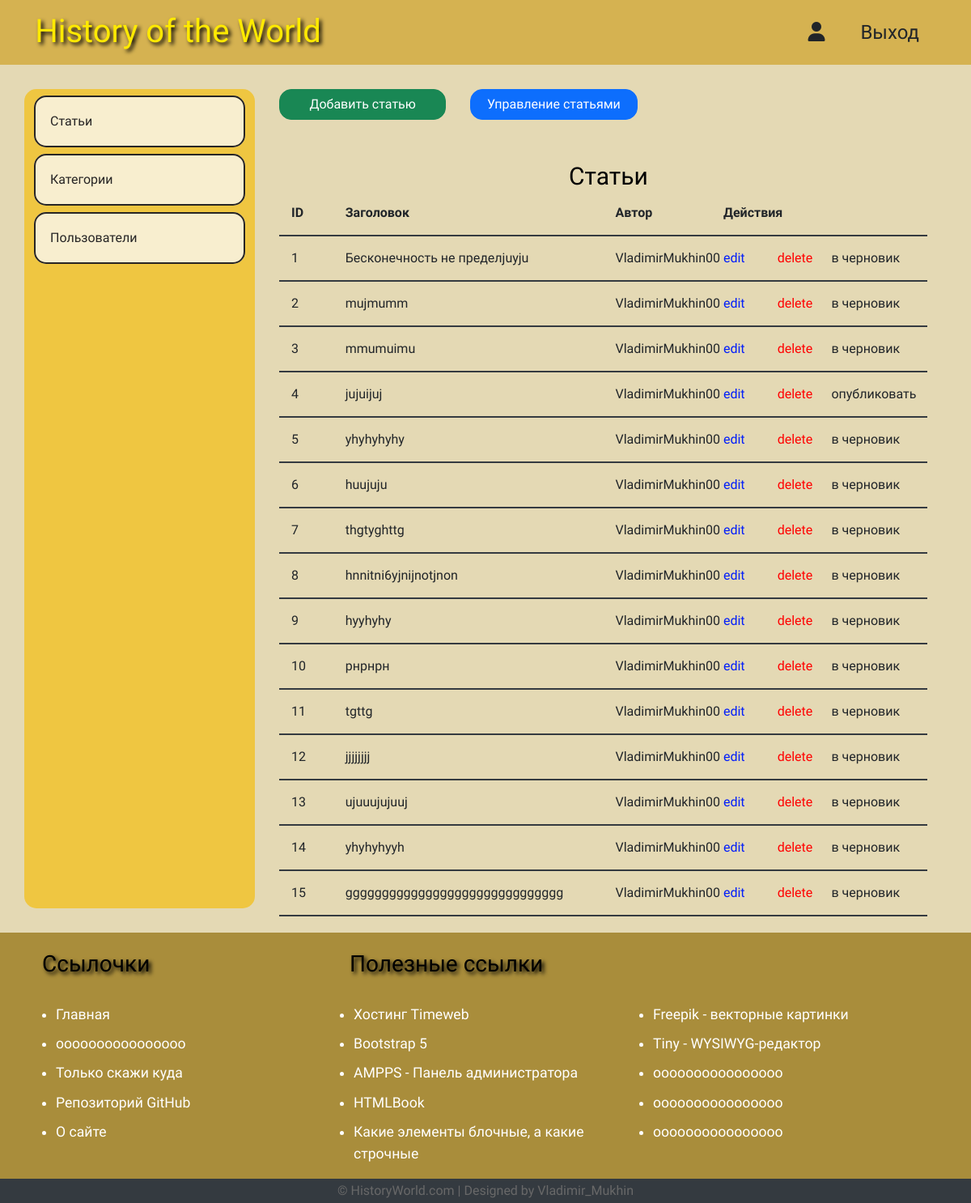
Before: /admin/posts/index.php with the older database file.
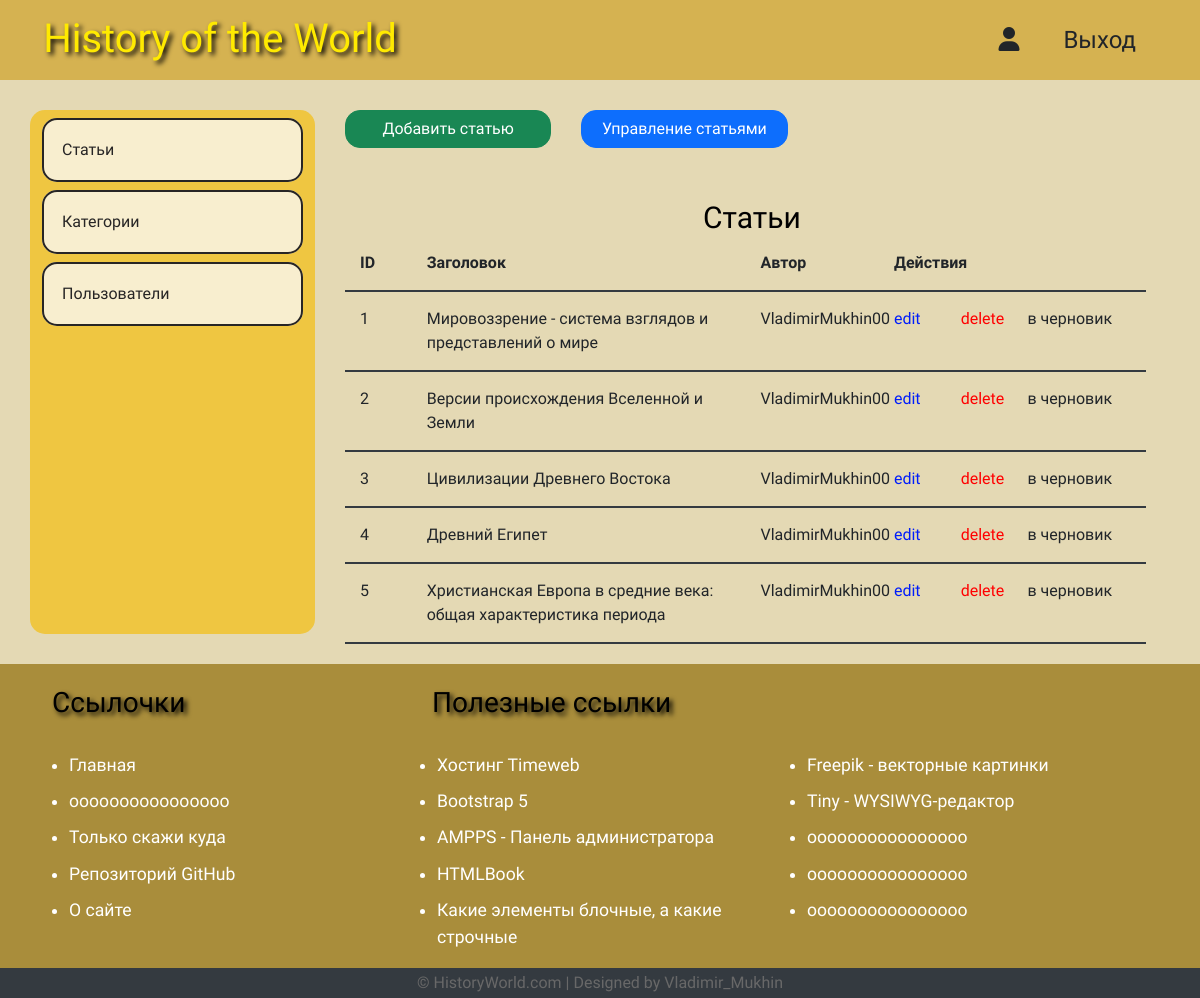
After: the same page with the newer database file.
### tables this page shows
CREATE TABLE `posts` (
  `id` int NOT NULL,
  `id_user` int NOT NULL,
  `title` varchar(255) NOT NULL,
  `img` varchar(255) NOT NULL,
  `content` text NOT NULL,
  `status` tinyint NOT NULL,
  `id_category` int DEFAULT NULL,
  `created_date` datetime NOT NULL DEFAULT CURRENT_TIMESTAMP
);

CREATE TABLE `users` (
  `id` int NOT NULL,
  `admin` tinyint NOT NULL,
  `username` varchar(255) NOT NULL,
  `email` varchar(255) NOT NULL,
  `password` varchar(255) NOT NULL,
  `created` timestamp NOT NULL DEFAULT CURRENT_TIMESTAMP
);

### app/database/db.php (called while the page is built, shortened)
<?php
require('connect.php');
function dbCheckError($query){
    $errInfo = $query->errorInfo();
    return true;
}
function selectAllFromPostsWithUsers($table1, $table2){
    global $pdo;
    $sql = "SELECT
    t1.id,
    t1.title,
    t1.img,
    t1.content,
    t1.status,
    t1.id_category,
    t1.created_date,
    t2.username
    FROM $table1 AS t1 JOIN $table2 AS t2 ON t1.id_user = t2.id";
    $query = $pdo->prepare($sql);
    $query->execute();
    return $query->fetchAll();
}

### app/controllers/posts.php (called while the page is built, shortened)
<?php
include SITE_ROOT . "/app/database/db.php";
$postsAdm = selectAllFromPostsWithUsers('posts', 'users');

### admin/posts/index.php (the view, shortened to what this page needs)
<?php
        include "../../app/controllers/posts.php";
?>
<!doctype html>
<html lang="ru">
  <head>
    <link href="https://cdn.jsdelivr.net/npm/bootstrap@5.0.1/dist/css/bootstrap.min.css" rel="stylesheet">
    <link rel="stylesheet" href="../../assets/css/admin.css">
  </head>
  <body>
    <?php
    include("../../app/include/header-admin.php");
    ?>
    <div class="container">
        <?php include('../../app/include/sitebar-admin.php'); ?>
            <div class="posts col-9">
                <div class="buttom row">
                    <a href="<?php echo BASE_URL . 'admin/posts/create.php';?>" class="col-3 btn btn-success">Добавить статью</a>
                    <a href="<?php echo BASE_URL . 'admin/posts/index.php';?>" class="col-3 btn btn-primary">Управление статьями</a>
                </div>
                <div class="row tabl">
                    <div class="row title-table">
                        <h2 class="tt">Cтатьи</h2>
                        <div class="col-1">ID</div>
                        <div class="col-5">Заголовок</div>
                        <div class="col-2">Автор</div>
                        <div class="col-4">Действия</div>
                    </div>
                    <?php foreach($postsAdm as $key => $post): ?>
                    <div class="row post">
                        <div class="id col-1"><?=$key + 1; ?></div>
                        <div class="title col-5"><?=$post['title']; ?></div>
                        <div class="autor col-2"><?=$post['username']; ?></div>
                        <div class="red col-1"><a href="edit.php?id=<?=$post['id'];?>">edit</a></div>
                        <div class="del col-1"><a href="edit.php?delete_id=<?=$post['id'];?>">delete</a></div>
                        <?php if ($post['status']): ?>
                            <div class="status col-2"><a href="edit.php?publish=0 & pub_id=<?=$post['id'];?>">в черновик</a></div>
                        <?php else: ?>
                            <div class="status col-2"><a href="edit.php?publish=1 & pub_id=<?=$post['id'];?>">опубликовать</a></div>
                        <?php endif; ?>
                    </div>
                    <?php endforeach; ?>
                </div>
            </div>
        </div>
    </div>
    <?php
    include("../../app/include/footer-admin.php");
    ?>
  </body>
</html>

### app/include/header-admin.php (shortened to what this page needs)
<header class="container-fluid">
      <div class="container">
        <div class="row">
          <div class="col-4 iii">
            <h1>
              <a href="<?php echo BASE_URL?>">History of the World</a>
            </h1>
          </div>
          <nav class="col-8">
            <ul>
                <li>
                  <a href="#">
                    <i class="fa fa-user"></i>
                  </a>
                </li>
                <li>
                  <a href="<?php echo BASE_URL . "logout.php"?>">Выход</a>
                </li>
            </ul>
          </nav>
        </div>
      </div>
    </header>

### app/include/sitebar-admin.php
<div class="row">
            <div class="sitebar col-3">
                <ul>
                    <li>
                        <a href="<?php echo BASE_URL . 'admin/posts/index.php';?>">Статьи</a>
                    </li>
                    <li>
                        <a href="<?php echo BASE_URL . 'admin/categories/index.php';?>">Категории</a>
                    </li>
                    <li>
                        <a href="<?php echo BASE_URL . 'admin/users/index.php';?>">Пользователи</a>
                    </li>
                </ul>
            </div>

### app/include/footer-admin.php (shortened to what this page needs)
<div class="footer container-fluid">
      <div class="footer-content container">
        <div class="row">
          <div class="footer-section links col-md-4 col-12">
            <h3>Ссылочки</h3>
            <br>
            <ul>
              <a href="<?php echo BASE_URL?>">
                <li>Главная</li>
              </a>
              <a href="">
                <li>оооооооооооооооо</li>
              </a>
              <a href="">
                <li>Только скажи куда</li>
              </a>
              <a href="https://github.com/VladimirMukhin00/history-of-the-world.git">
                <li>Репозиторий GitHub</li>
              </a>
              <a href="about.php">
                <li>О сайте</li>
              </a>
            </ul>
          </div>
          <div class="footer-section links col-md-8 col-12">
            <h3>Полезные ссылки</h3>
            <br>
                <div class="row">
                    <ul class="col-6">
                        <a href="https://hosting.timeweb.ru/">
                            <li>Хостинг Timeweb</li>
                        </a>
                        <a href="https://getbootstrap.com/docs/5.0/getting-started/introduction/">
                            <li>Bootstrap 5</li>
                        </a>
                        <a href="http://localhost/ampps-admin/index.php?">
                            <li>AMPPS - Панель администратора</li>
                        </a>
                        <a href="https://htmlbook.ru/">
                            <li>HTMLBook</li>
                        </a>
                        <a href="https://qna.habr.com/q/321773">
                            <li>Какие элементы блочные, а какие строчные</li>
                        </a>
                    </ul>
                    <ul class="col-6">
                        <a href="https://ru.freepik.com/">
                            <li>Freepik - векторные картинки</li>
                        </a>
                        <a href="https://www.tiny.cloud/">
                            <li>Tiny - WYSIWYG-редактор</li>
                        </a>
                        <a href="">
                            <li>оооооооооооооооо</li>
                        </a>
                        <a href="">
                            <li>оооооооооооооооо</li>
                        </a>
                        <a href="">
                            <li>оооооооооооооооо</li>
                        </a>
                    </ul>
                </div>
          </div>
        <div>
        <div class="footer-bottom container-fluid">
          &copy; HistoryWorld.com | Designed by Vladimir_Mukhin
        </div>
      </div>
    </div>

### assets/css/admin.css (style rules this page uses)
* { font-family: "Carlito", sans-serif; }
h1, h2, h3, h4, h5, h6 { color:rgb(237, 104, 9); }
h1 { color: rgb(255, 234, 0); text-shadow: 3px 3px 5px black; }
body { background:rgb(228, 217, 180); }
a { text-decoration: none; color: inherit; }
header { background: rgba(206, 160, 32, 0.667); height: 80px; }
header h1 { margin-top: 15px; }
header div.row div.iii { background-image: url(../images/rb_30561.png); background-repeat: no-repeat; background-size: 100% 100%; }
h1 { text-align: center; }
header ul { margin: 0; padding: 0; list-style-type: none; float: right; }
header ul li { float:left; position: relative; }
header ul li a { display: block; font-size: 1.5rem; padding: 22px; }
.sitebar { margin: 30px 0; background: rgb(239, 198, 65); border-radius: 15px; min-height: 350px; }
.sitebar ul { list-style: none; margin: 0px; padding: 0px; color: rgb(12, 15, 15); }
.sitebar ul a { padding: 18px; display: block; border: 2px solid rgb(39, 37, 37); border-radius: 15px; color: rgb(39, 37, 37); }
.sitebar ul li { margin-top: 8px; background: rgb(248, 238, 207); border-radius: 15px; }
h2.tt { color: black; font-size: 30px; font-weight: 500; margin: 2rem 0 0 0.4rem; text-align: center; }
.posts { margin-top: 30px; padding-left: 42px; }
.posts .btn { border-radius: 15px; }
.posts .btn + .btn { margin-left: 30px; }
.posts div.tabl { margin-top: 20px; margin-bottom: 20px; }
.posts .title-table div { padding: 15px; text-align: left; border-bottom: 2px solid #343a40; font-weight: bold; }
.posts .post div { padding: 15px; text-align: left; border-bottom: 2px solid #343a40; }
.posts .post .red { color: hsl(233, 100%, 49%); }
.posts .post .del { color: red; }
.footer { background: rgba(152, 118, 23, 0.763); color: aliceblue; position: relative; }
.footer h3 { color: black; text-shadow: 3px 3px 5px; }
.footer .footer-section { padding: 22px; }
.footer .links ul a { display: block; margin-bottom: 10px; font-size: 1.1em; color: #ffff; text-decoration: none; }
.footer .links ul { padding-left: 17px; }
.footer .footer-bottom { background: #343a40; color: #686868; height: 30px; width: 100% ; text-align: center; position: absolute; bottom: 0px; left: 0px; padding-top: 3px; }

Changed rows visible on the page:
removed posts: title "Бесконечность не пределjuyju", id_user.username "VladimirMukhin00"
removed posts: title "mujmumm", id_user.username "VladimirMukhin00"
removed posts: title "mmumuimu", id_user.username "VladimirMukhin00"
removed posts: title "jujuijuj", id_user.username "VladimirMukhin00"
removed posts: title "yhyhyhyhy", id_user.username "VladimirMukhin00"
removed posts: title "huujuju", id_user.username "VladimirMukhin00"
removed posts: title "thgtyghttg", id_user.username "VladimirMukhin00"
removed posts: title "hnnitni6yjnijnotjnon", id_user.username "VladimirMukhin00"
removed posts: title "hyyhyhy", id_user.username "VladimirMukhin00"
removed posts: title "рнрнрн", id_user.username "VladimirMukhin00"
removed posts: title "tgttg", id_user.username "VladimirMukhin00"
removed posts: title "jjjjjjjj", id_user.username "VladimirMukhin00"
removed posts: title "ujuuujujuuj", id_user.username "VladimirMukhin00"
removed posts: title "yhyhyhyyh", id_user.username "VladimirMukhin00"
removed posts: title "gggggggggggggggggggggggggggggg", id_user.username "VladimirMukhin00"
added posts: title "Мировоззрение - система взглядов и представлений о мире", id_user.username "VladimirMukhin00"
added posts: title "Версии происхождения Вселенной и Земли", id_user.username "VladimirMukhin00"
added posts: title "Цивилизации Древнего Востока", id_user.username "VladimirMukhin00"
added posts: title "Древний Египет", id_user.username "VladimirMukhin00"
added posts: title "Христианская Европа в средние века: общая характеристика периода", id_user.username "VladimirMukhin00"
